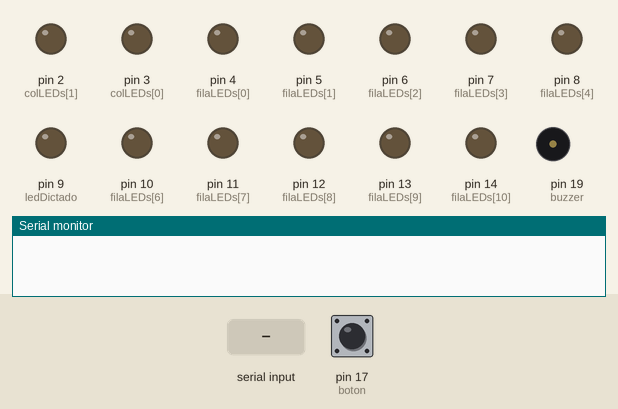
The sketch below on a simulated Arduino Uno, built with avr-gcc and run on an emulated ATmega328P. Shown: output pins drawn as LEDs (lit = HIGH), buzzer (waves = sounding, pin HIGH), the last lines printed to the serial monitor. The inputs (shaded band) are chosen by the test bench; at power-on: pin 17 (boton) LOW.

Above: at 1.2 s.
1.3 s: pin 17 (boton) pulled HIGH for 0.15 s
At 1.37 s:
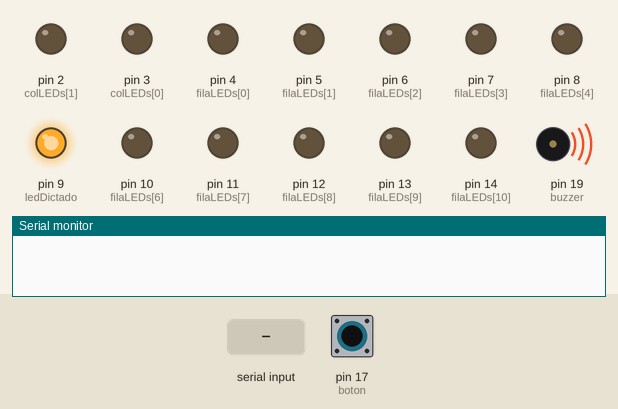
4.4 s: ".\n" received over Serial
At 5.6 s:
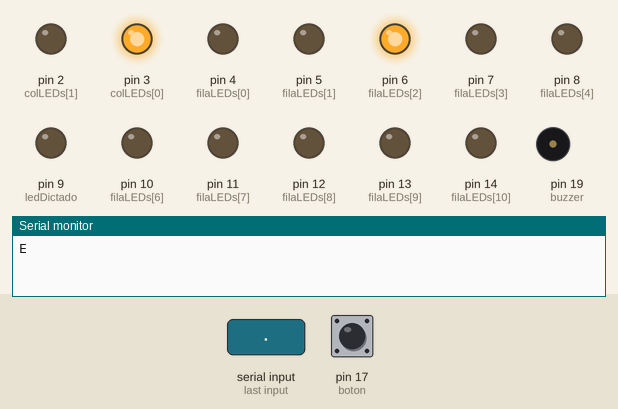
5.9 s: "B_ON\n" received over Serial
At 6.5 s:
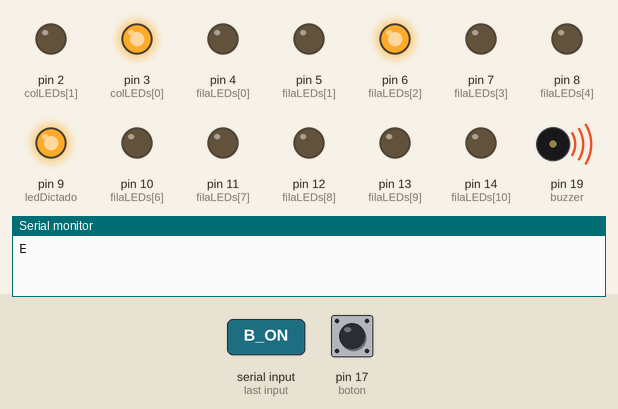
7.4 s: "B\n" received over Serial
At 8.6 s:
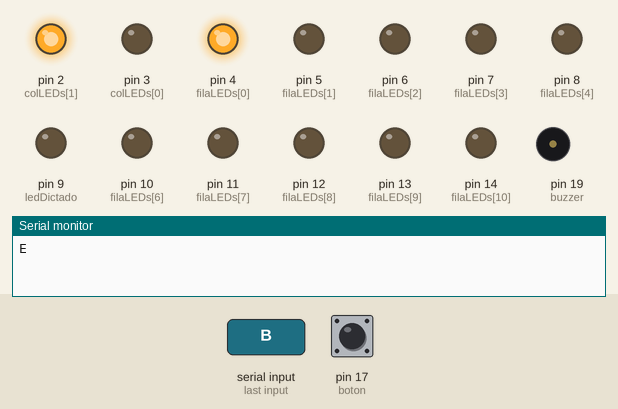
8.9 s: pin 17 (boton) pulled HIGH for 1 s
At 9.7 s:
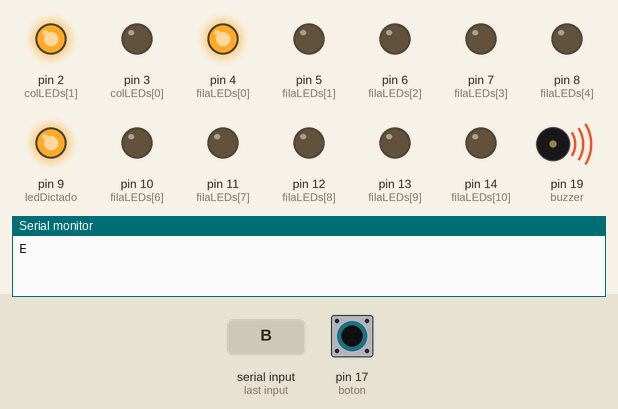
11.4 s: pin 17 (boton) pulled HIGH for 0.15 s
At 15.3 s:
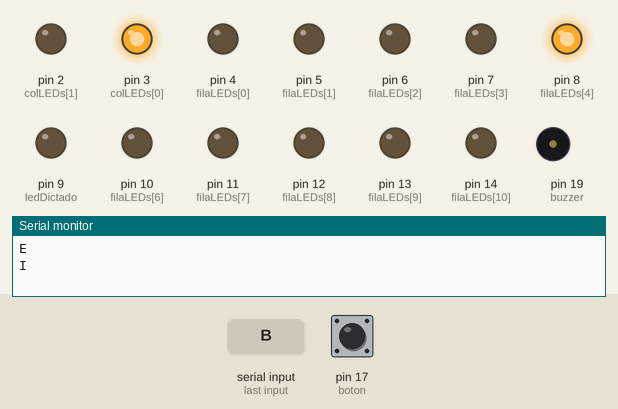
Timing chart, 0 to 15.5 s (numbered marks = the images above; inputs shaded):
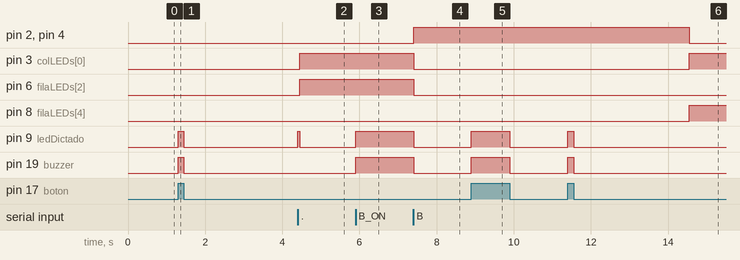

The sketch:

Progra_Arduino.ino
```cpp
// ======================================================
// PROYECTO: SISTEMA DE COMUNICACIÓN MORSE PC-MAQUETA
// ======================================================

// Pines de control para periféricos básicos
const int boton = 17;
const int buzzer = 19;
const int ledDictado = 9;

// Definición de pines para la matriz de LEDs (Filas y Columnas)
int filaLEDs[13] = {4, 5, 6, 7, 8, 9, 10, 11, 12, 13, 14, 15, 16};
int colLEDs[3] = {3, 2, 18};

// Tiempos estándar para la lógica de dictado y reconocimiento
const int tiempoPunto = 1000;       // Duración punto: 1 seg
const int tiempoRaya = 3000;        // Duración raya: 3 seg
const int espacioEntreSimbolos = 1000; // Pausa entre componentes de una misma letra
const int umbralCorte = 1500;       // Límite para diferenciar punto de raya al pulsar
const int esperaFinLetra = 3000;    // Tiempo muerto necesario para procesar el envío

// Variables de estado para el análisis de señales
String morseActual = "";
unsigned long tPresion = 0;
unsigned long tSuelto = 0;
bool procesando = false;

void setup() {
  // Inicialización de entradas y salidas
  pinMode(boton, INPUT);
  pinMode(buzzer, OUTPUT);
  pinMode(ledDictado, OUTPUT);

  // Configuración masiva de pines de la matriz
  for (int i = 0; i < 13; i++) pinMode(filaLEDs[i], OUTPUT);
  for (int i = 0; i < 3; i++) pinMode(colLEDs[i], OUTPUT);

  // Comunicación con el script de Python
  Serial.begin(9600);
  apagarTodo(); // Estado inicial limpio
}

void loop() {
  // --- GESTIÓN DE COMANDOS DESDE LA PC ---
  if (Serial.available() > 0) {
    String entrada = Serial.readStringUntil('\n');
    entrada.trim();

    // Comandos directos de sonido/luz
    if (entrada == "B_ON") { digitalWrite(buzzer, HIGH); digitalWrite(ledDictado, HIGH); }
    else if (entrada == "B_OFF") { digitalWrite(buzzer, LOW); digitalWrite(ledDictado, LOW); }
    else if (entrada == "CLEAR") { apagarTodo(); }

    // Si llega un solo caracter, se muestra en la matriz
    else if (entrada.length() == 1) { encenderMatriz(toupper(entrada[0])); }

    // Lógica de dictado automático al iniciar ronda
    else if (entrada.startsWith("D_")) {
      char modo = entrada[2]; // B=Buzzer, L=LED, A=Ambos
      String palabra = entrada.substring(4);
      for (int i = 0; i < palabra.length(); i++) {
        dictarLetra(toupper(palabra[i]), modo);
        delay(2000); // Separación entre letras de la palabra dictada
      }
      Serial.println("READY"); // Notifica a Python que terminó de dictar
    }
  }

  // --- LÓGICA DE ENTRADA MANUAL (BOTÓN FÍSICO) ---
  int lectura = digitalRead(boton);

  if (lectura == HIGH) {
    // Feedback inmediato al presionar
    digitalWrite(buzzer, HIGH);
    digitalWrite(ledDictado, HIGH);
    if (tPresion == 0) tPresion = millis(); // Marca de tiempo inicial
    procesando = true;
  }
  else if (lectura == LOW && tPresion > 0) {
    // Al soltar, calculamos cuánto tiempo estuvo presionado
    digitalWrite(buzzer, LOW);
    digitalWrite(ledDictado, LOW);
    unsigned long duracion = millis() - tPresion;

    if (duracion > 100) { // Filtro anti-rebote básico
      morseActual += (duracion < umbralCorte) ? "." : "-";
    }
    tPresion = 0;
    tSuelto = millis();
  }

  // Si pasa suficiente tiempo sin pulsar, se traduce la cadena acumulada
  if (procesando && lectura == LOW && morseActual.length() > 0 && (millis() - tSuelto > esperaFinLetra)) {
    char letra = traducirMorse(morseActual);
    encenderMatriz(letra);
    Serial.println(letra); // Envía la letra detectada a la PC
    morseActual = "";
    procesando = false;
  }
}

// Función para emitir señales visuales/auditivas según el modo
void dictarLetra(char c, char modo) {
  String caracteres = "ABCDEFGHIJKLMNOPQRSTUVWXYZ1234567890+-";
  String patrones[] = {
    ".-", "-...", "-.-.", "-..", ".", "..-.", "--.", "....", "..", ".---", "-.-", ".-..", "--", "-.", "---", ".--.", "--.-", ".-.", "...", "-", "..-", "...-", ".--", "-..-", "-.--", "--..",
    ".----", "..---", "...--", "....-", ".....", "-....", "--...", "---..", "----.", "-----", ".-.-.", "-....-"
  };

  int idx = caracteres.indexOf(c);
  if (idx != -1) {
    String codigo = patrones[idx];
    for (int j = 0; j < codigo.length(); j++) {
      int dur = (codigo[j] == '.' ? tiempoPunto : tiempoRaya);

      // Activa buzzer y/o LED según la configuración elegida en la interfaz
      if (modo == 'B' || modo == 'A') digitalWrite(buzzer, HIGH);
      if (modo == 'L' || modo == 'A') { digitalWrite(colLEDs[0], HIGH); digitalWrite(ledDictado, HIGH); }

      delay(dur);

      digitalWrite(buzzer, LOW);
      digitalWrite(ledDictado, LOW);
      digitalWrite(colLEDs[0], LOW);

      delay(espacioEntreSimbolos);
    }
  }
}

// Limpieza de todos los pines de salida
void apagarTodo() {
  for (int i = 0; i < 13; i++) digitalWrite(filaLEDs[i], LOW);
  for (int i = 0; i < 3; i++) digitalWrite(colLEDs[i], LOW);
  digitalWrite(ledDictado, LOW);
  digitalWrite(buzzer, LOW);
}

// Diccionario de traducción de cadenas Morse a caracteres
char traducirMorse(String c) {
  if (c == ".-") return 'A'; if (c == "-...") return 'B'; if (c == "-.-.") return 'C';
  if (c == "-..") return 'D'; if (c == ".") return 'E'; if (c == "..-.") return 'F';
  if (c == "--.") return 'G'; if (c == "....") return 'H'; if (c == "..") return 'I';
  if (c == ".---") return 'J'; if (c == "-.-") return 'K'; if (c == ".-..") return 'L';
  if (c == "--") return 'M'; if (c == "-.") return 'N'; if (c == "---") return 'O';
  if (c == ".--.") return 'P'; if (c == "--.-") return 'Q'; if (c == ".-.") return 'R';
  if (c == "...") return 'S'; if (c == "-") return 'T'; if (c == "..-") return 'U';
  if (c == "...-") return 'V'; if (c == ".--") return 'W'; if (c == "-..-") return 'X';
  if (c == "-.--") return 'Y'; if (c == "--..") return 'Z';
  if (c == ".----") return '1'; if (c == "..---") return '2'; if (c == "...--") return '3';
  if (c == "....-") return '4'; if (c == ".....") return '5'; if (c == "-....") return '6';
  if (c == "--...") return '7'; if (c == "---..") return '8'; if (c == "----.") return '9';
  if (c == "-----") return '0'; if (c == ".-.-.") return '+'; if (c == "-....-") return '-';
  return '?';
}

// Control de la matriz de LEDs para representar visualmente la letra
void encenderMatriz(char c) {
  apagarTodo();
  int f = -1, col = -1;
  // Organización por grupos para facilitar el mapeo en la matriz física
  String f1 = "ACEGIKMOSQUWY", f2 = "BDFHJLNPTRVXZ";

  if (f1.indexOf(c) != -1) { col = 0; f = f1.indexOf(c); }
  else if (f2.indexOf(c) != -1) { col = 1; f = f2.indexOf(c); }

  // Si es letra conocida, activa fila y columna correspondiente
  if (f >= 0 && col >= 0) {
    digitalWrite(filaLEDs[f], HIGH);
    digitalWrite(colLEDs[col], HIGH);
  }
  // Para caracteres especiales o números, solo usamos el LED de dictado como indicador
  else if (c != '?') {
    digitalWrite(ledDictado, HIGH);
  }
}
```

Measured:
- after the input at 1.3 s, pin 9 (ledDictado), pin 19 (buzzer): LOW → HIGH at once, → LOW 0.15 s later
- after the input at 4.4 s, pin 9 (ledDictado): LOW → HIGH at once, → LOW 0.05 s later
- after the input at 5.9 s, pin 9 (ledDictado), pin 19 (buzzer): LOW → HIGH at once
- after the input at 7.4 s, pin 2 (colLEDs[1]), pin 4 (filaLEDs[0]): LOW → HIGH at once; pin 3 (colLEDs[0]), pin 6 (filaLEDs[2]), pin 9 (ledDictado), pin 19 (buzzer): HIGH → LOW at once
- after the input at 8.9 s, pin 9 (ledDictado), pin 19 (buzzer): LOW → HIGH at once, → LOW 1.0 s later
- after the input at 11.4 s, pin 2 (colLEDs[1]): HIGH → LOW after 3.2 s instead of 1.5 s; pin 3 (colLEDs[0]): LOW → HIGH after 3.2 s instead of 1.5 s
